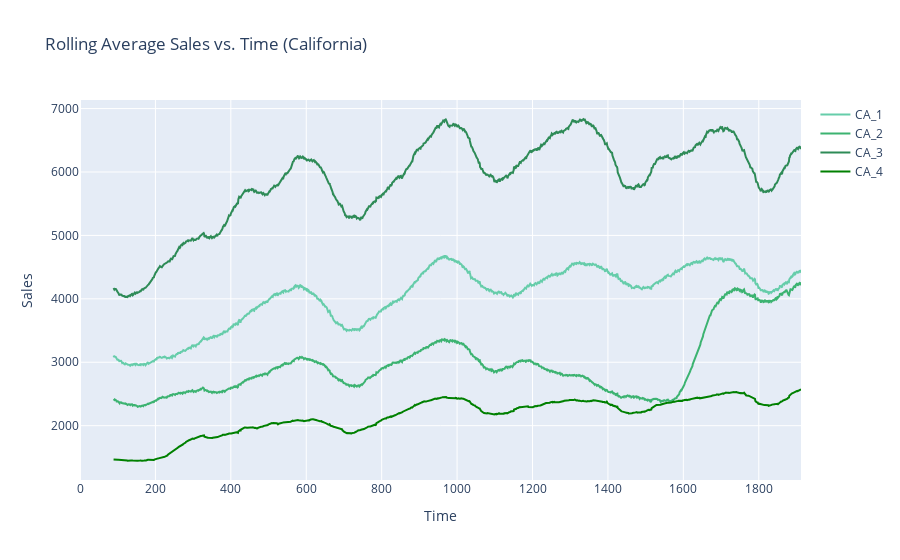

The notebook cell saved with this chart:
### Markdown cell above
### Rolling Average Price vs. Time (CA)

### Code cell
greens = ["mediumaquamarine", "mediumseagreen", "seagreen", "green"]
store_list = selling_prices['store_id'].unique()
fig = go.Figure()
means = []
stores = []
for i, s in enumerate(store_list):
    if "ca" in s or "CA" in s:
        store_items = [c for c in past_sales.columns if s in c]
        data = past_sales[store_items].sum(axis=1).rolling(90).mean()
        means.append(np.mean(past_sales[store_items].sum(axis=1)))
        stores.append(s)
        fig.add_trace(go.Scatter(x=np.arange(len(data)), y=data, name=s, marker=dict(color=greens[i])))
    
fig.update_layout(yaxis_title="Sales", xaxis_title="Time", title="Rolling Average Sales vs. Time (California)")

### Figure 1 — Plotly figure (JSON) as saved in the notebook; plotly's stock layout.template omitted (floating-point values rounded to 4 significant figures; data arrays with more than 128 entries replaced by an {"elided": "..."} marker saying what was removed)
{"data": [{"marker": {"color": "mediumaquamarine"}, "name": "CA_1", "type": "scatter", "x": {"elided": "1913 int values"}, "y": {"elided": "1913 float values"}}, {"marker": {"color": "mediumseagreen"}, "name": "CA_2", "type": "scatter", "x": {"elided": "1913 int values"}, "y": {"elided": "1913 float values"}}, {"marker": {"color": "seagreen"}, "name": "CA_3", "type": "scatter", "x": {"elided": "1913 int values"}, "y": {"elided": "1913 float values"}}, {"marker": {"color": "green"}, "name": "CA_4", "type": "scatter", "x": {"elided": "1913 int values"}, "y": {"elided": "1913 float values"}}], "layout": {"title": {"text": "Rolling Average Sales vs. Time (California)"}, "xaxis": {"title": {"text": "Time"}}, "yaxis": {"title": {"text": "Sales"}}}}
